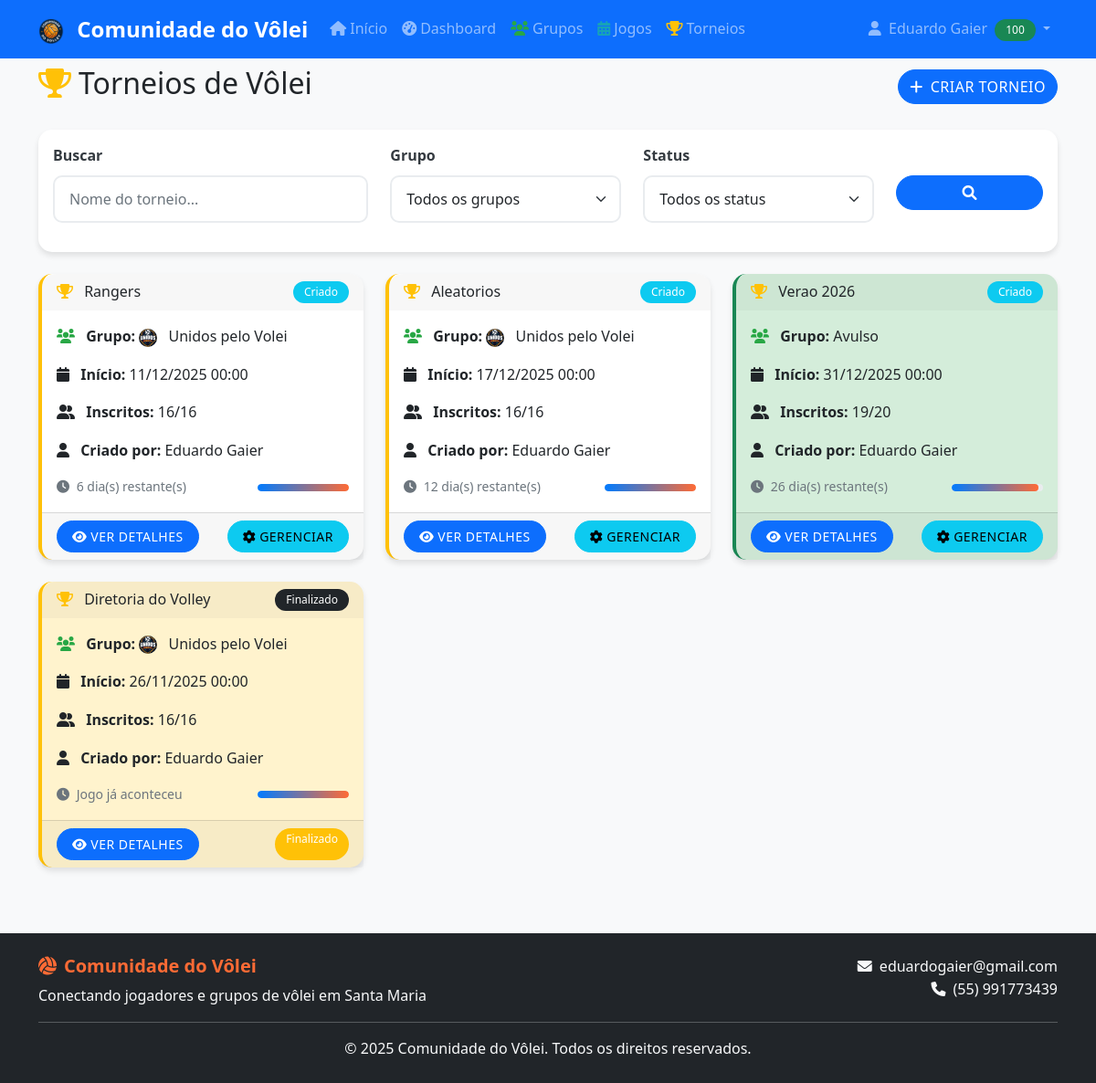
Before: /torneios/torneios.php (signed in) with the older database file.
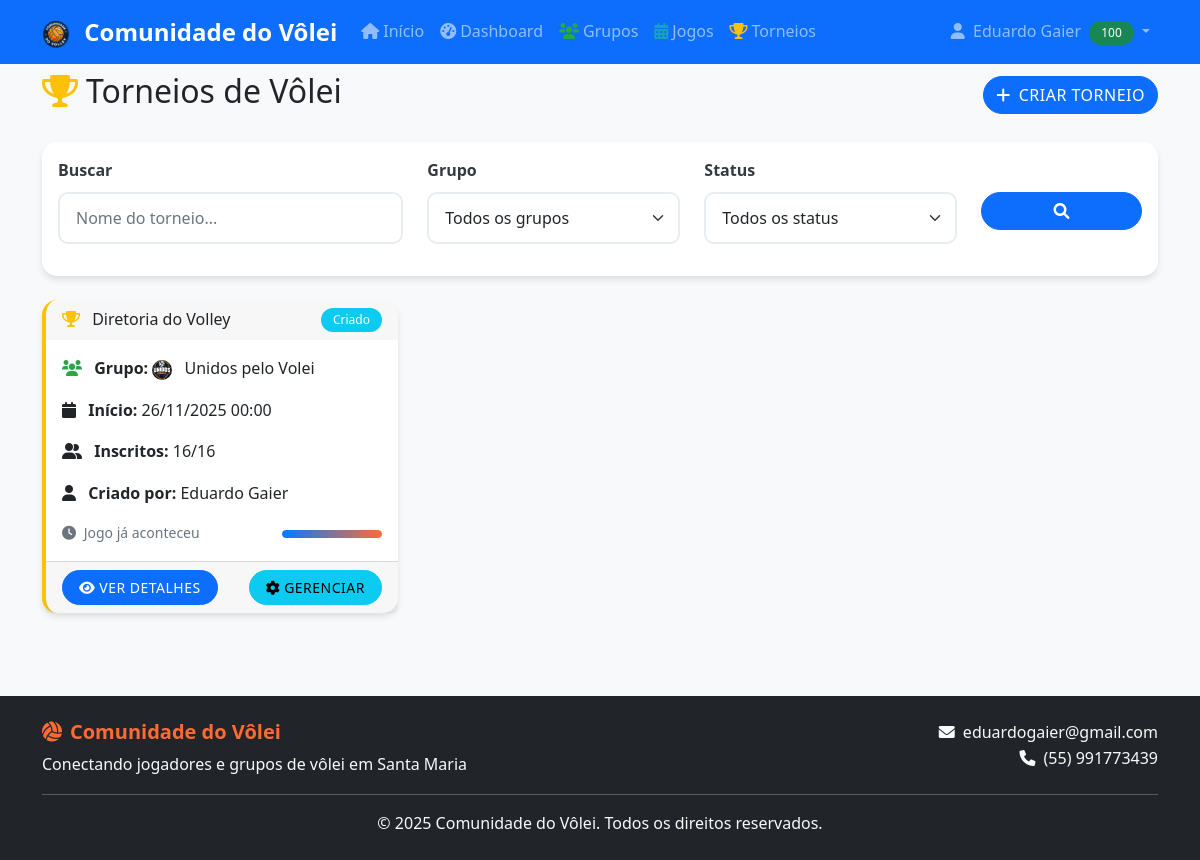
After: the same page with the newer database file.
### tables this page shows
CREATE TABLE `usuarios` (
  `id` int(11) NOT NULL,
  `nome` varchar(100) NOT NULL,
  `usuario` varchar(50) NOT NULL,
  `cpf` varchar(14) DEFAULT NULL,
  `telefone` varchar(15) DEFAULT NULL,
  `email` varchar(100) NOT NULL,
  `senha` varchar(255) NOT NULL,
  `nivel` enum('Iniciante','Intermediário','Avançado','Profissional') NOT NULL,
  `genero` enum('Masculino','Feminino') NOT NULL DEFAULT 'Masculino',
  `disponibilidade` text DEFAULT NULL,
  `data_aniversario` date DEFAULT NULL,
  `reputacao` int(11) DEFAULT 0,
  `foto_perfil` varchar(255) DEFAULT NULL,
  `data_cadastro` timestamp NOT NULL DEFAULT current_timestamp(),
  `ativo` tinyint(1) DEFAULT 1,
  `is_premium` tinyint(1) DEFAULT 0,
  `premium_ativado_em` timestamp NULL DEFAULT NULL,
  `premium_expira_em` timestamp NULL DEFAULT NULL,
  `ultimo_pagamento` timestamp NULL DEFAULT NULL,
  `is_admin` tinyint(1) DEFAULT 0
);

CREATE TABLE `torneios` (
  `id` int(11) NOT NULL,
  `nome` varchar(100) NOT NULL,
  `descricao` text DEFAULT NULL,
  `grupo_id` int(11) DEFAULT NULL,
  `tipo` enum('grupo','avulso') DEFAULT 'grupo',
  `data_inicio` datetime NOT NULL,
  `data_fim` datetime DEFAULT NULL,
  `max_participantes` int(11) DEFAULT 16,
  `quantidade_times` int(11) DEFAULT NULL,
  `integrantes_por_time` int(11) DEFAULT NULL,
  `modalidade` enum('todos_contra_todos','todos_chaves') DEFAULT NULL,
  `quantidade_grupos` int(11) DEFAULT NULL,
  `status` enum('Criado','Inscrições Abertas','Em Andamento','Finalizado','Cancelado') DEFAULT 'Criado',
  `criado_por` int(11) NOT NULL,
  `data_criacao` timestamp NOT NULL DEFAULT current_timestamp()
);

CREATE TABLE `grupos` (
  `id` int(11) NOT NULL,
  `nome` varchar(100) NOT NULL,
  `logo_id` int(11) DEFAULT NULL,
  `descricao` text DEFAULT NULL,
  `nivel` enum('Iniciante','Amador','Avançado','Profissional') DEFAULT NULL,
  `administrador_id` int(11) NOT NULL,
  `local_principal` varchar(200) DEFAULT NULL,
  `contato` text DEFAULT NULL,
  `ativo` tinyint(1) DEFAULT 1,
  `data_criacao` timestamp NOT NULL DEFAULT current_timestamp(),
  `modalidade` enum('Vôlei','Vôlei Quadra','Vôlei Areia','Beach Tênis') DEFAULT NULL
);

### includes/db_connect.php (called while the page is built, shortened)
<?php
function executeQuery($pdo, $sql, $params = []) {
    try {
        $stmt = $pdo->prepare($sql);
        $stmt->execute($params);
        return $stmt;
    } catch(PDOException $e) {
        error_log("Erro na query: " . $e->getMessage());
        return false;
    }
}
function getUserById($pdo, $id) {
    $sql = "SELECT * FROM usuarios WHERE id = ? AND ativo = 1";
    $stmt = executeQuery($pdo, $sql, [$id]);
    return $stmt ? $stmt->fetch() : false;
}
function isLoggedIn() {
    return isset($_SESSION['user_id']) && !empty($_SESSION['user_id']);
}
?>

### includes/functions.php (called while the page is built, shortened)
<?php
function formatarData($data, $formato = 'd/m/Y H:i') {
    return date($formato, strtotime($data));
}
function tempoRestante($data) {
    $agora = new DateTime();
    $data_jogo = new DateTime($data);
    $diferenca = $agora->diff($data_jogo);
    if ($agora > $data_jogo) {
        return 'Jogo já aconteceu';
    }
    if ($diferenca->days > 0) {
        return $diferenca->days . ' dia(s) restante(s)';
    } elseif ($diferenca->h > 0) {
        return $diferenca->h . ' hora(s) restante(s)';
    } else {
        return $diferenca->i . ' minuto(s) restante(s)';
    }
}
?>

### torneios/torneios.php (the view, shortened to what the rows shown need)
<?php
require_once '../includes/db_connect.php';
require_once '../includes/functions.php';
$sql = "SELECT t.*, g.nome as grupo_nome, g.logo_id as grupo_logo_id, u.nome as criado_por_nome,
               COUNT(tp.id) as total_inscritos
        FROM torneios t
        LEFT JOIN grupos g ON t.grupo_id = g.id
        LEFT JOIN usuarios u ON t.criado_por = u.id
        LEFT JOIN torneio_participantes tp ON t.id = tp.torneio_id
        WHERE t.status IN ('Criado', 'Inscrições Abertas', 'Em Andamento', 'Finalizado')
        GROUP BY t.id
        ORDER BY CASE
            WHEN t.status = 'Finalizado' THEN 1
            ELSE 0
        END, t.data_inicio ASC";
$stmt = executeQuery($pdo, $sql);
$torneios = $stmt ? $stmt->fetchAll() : [];
include '../includes/header.php';
?>
<div class="row">
    <div class="col-12">
        <div class="d-flex justify-content-between align-items-center mb-4">
            <h2>
                <i class="fas fa-trophy me-2"></i>Torneios de Vôlei
            </h2>
        </div>
    </div>
</div>
<div class="row">
    <div class="col-12">
        <?php if (empty($torneios)): ?>
            <div class="text-center py-5">
                <i class="fas fa-trophy fa-4x text-muted mb-3"></i>
                <h5 class="text-muted">Nenhum torneio encontrado</h5>
                <p class="text-muted">Seja o primeiro a criar um torneio!</p>
                <button class="btn btn-primary" data-bs-toggle="modal" data-bs-target="#criarTorneioModal">
                    <i class="fas fa-plus me-2"></i>Criar Primeiro Torneio
                </button>
            </div>
        <?php else: ?>
            <div class="row" id="torneios-container">
                <?php foreach ($torneios as $torneio):
                    $maxParticipantes = $torneio['max_participantes'] ?? $torneio['quantidade_participantes'] ?? 0;
                    $totalInscritos = (int)$torneio['total_inscritos'];
                    $temVagas = ($maxParticipantes > 0 && $totalInscritos < $maxParticipantes);
                    $estaFinalizado = ($torneio['status'] === 'Finalizado');
                    if ($estaFinalizado) {
                        $cardClass = 'border-warning';
                        $cardStyle = 'background-color: #fff3cd;';
                    } elseif ($temVagas) {
                        $cardClass = 'border-success';
                        $cardStyle = 'background-color: #d4edda;';
                    } else {
                        $cardClass = '';
                        $cardStyle = '';
                    }
                ?>
                    <div class="col-md-6 col-lg-4 mb-4">
                        <div class="card h-100 torneio-card <?php echo $cardClass; ?>" style="<?php echo $cardStyle; ?>">
                            <div class="card-header d-flex justify-content-between align-items-center">
                                <h6 class="mb-0">
                                    <i class="fas fa-trophy me-2"></i>
                                    <?php echo htmlspecialchars($torneio['nome']); ?>
                                </h6>
                                <span class="badge bg-<?php
                                    echo $torneio['status'] === 'Inscrições Abertas' ? 'success' :
                                        ($torneio['status'] === 'Em Andamento' ? 'warning' :
                                        ($torneio['status'] === 'Finalizado' ? 'dark' :
                                        ($torneio['status'] === 'Criado' ? 'info' : 'secondary')));
                                ?>">
                                    <?php echo htmlspecialchars($torneio['status']); ?>
                                </span>
                            </div>
                            <div class="card-body">
                                <p class="card-text">
                                    <i class="fas fa-users me-2"></i>
                                    <strong>Grupo:</strong>
                                    <?php if (!empty($torneio['grupo_logo_id']) && $torneio['grupo_nome']): ?>
                                        <img src="../assets/arquivos/logosgrupos/<?php echo (int)$torneio['grupo_logo_id']; ?>.png"
                                             alt="<?php echo htmlspecialchars($torneio['grupo_nome']); ?>"
                                             class="rounded-circle me-2"
                                             width="20"
                                             height="20"
                                             style="object-fit:cover;"
                                             onerror="this.style.display='none';">
                                    <?php endif; ?>
                                    <?php echo htmlspecialchars($torneio['grupo_nome'] ?: 'Avulso'); ?>
                                </p>
                                <?php if (!empty($torneio['data_inicio'])): ?>
                                <p class="card-text">
                                    <i class="fas fa-calendar me-2"></i>
                                    <strong>Início:</strong> <?php echo formatarData($torneio['data_inicio']); ?>
                                </p>
                                <?php endif; ?>
                                <p class="card-text">
                                    <i class="fas fa-user-friends me-2"></i>
                                    <strong>Inscritos:</strong> <?php
                                    $maxParticipantes = $torneio['max_participantes'] ?? $torneio['quantidade_participantes'] ?? 0;
                                    echo (int)$torneio['total_inscritos'];
                                    if ($maxParticipantes > 0) {
                                        echo '/' . (int)$maxParticipantes;
                                    }
                                    ?>
                                </p>
                                <p class="card-text">
                                    <i class="fas fa-user me-2"></i>
                                    <strong>Criado por:</strong> <?php echo htmlspecialchars($torneio['criado_por_nome']); ?>
                                </p>
                                <?php if (!empty($torneio['data_inicio'])): ?>
                                <div class="d-flex justify-content-between align-items-center">
                                    <small class="text-muted">
                                        <i class="fas fa-clock me-1"></i>
                                        <?php echo tempoRestante($torneio['data_inicio']); ?>
                                    </small>
                                    <?php
                                    $maxParticipantes = $torneio['max_participantes'] ?? $torneio['quantidade_participantes'] ?? 0;
                                    if ($maxParticipantes > 0):
                                    ?>
                                    <div class="progress" style="width: 100px; height: 8px;">
                                        <div class="progress-bar" role="progressbar"
                                             style="width: <?php echo min(100, ($torneio['total_inscritos'] / $maxParticipantes) * 100); ?>%">
                                        </div>
                                    </div>
                                    <?php endif; ?>
                                </div>
                                <?php endif; ?>
                            </div>
                            <div class="card-footer">
                                <div class="d-flex justify-content-between">
                                    <a href="torneio.php?id=<?php echo $torneio['id']; ?>" class="btn btn-primary btn-sm">
                                        <i class="fas fa-eye me-1"></i>Ver Detalhes
                                    </a>
                                    <?php if ($torneio['status'] === 'Inscrições Abertas'): ?>
                                        <button class="btn btn-success btn-sm"
                                                onclick="inscreverTorneio(<?php echo $torneio['id']; ?>)">
                                            <i class="fas fa-user-plus me-1"></i>Inscrever-se
                                        </button>
                                    <?php elseif ($torneio['status'] === 'Criado'): ?>
                                        <?php
                                        $sou_criador = ((int)$torneio['criado_por'] === (int)$_SESSION['user_id']);
                                        $sou_admin_grupo = false;
                                        if ($torneio['grupo_id']) {
                                            $sql_check = "SELECT administrador_id FROM grupos WHERE id = ?";
                                            $stmt_check = executeQuery($pdo, $sql_check, [$torneio['grupo_id']]);
                                            $grupo_check = $stmt_check ? $stmt_check->fetch() : false;
                                            $sou_admin_grupo = $grupo_check && ((int)$grupo_check['administrador_id'] === (int)$_SESSION['user_id']);
                                        }
                                        if ($sou_criador || $sou_admin_grupo || isAdmin($pdo, $_SESSION['user_id'])):
                                        ?>
                                            <a href="admin/gerenciar_torneio.php?id=<?php echo $torneio['id']; ?>" class="btn btn-info btn-sm">
                                                <i class="fas fa-cog me-1"></i>Gerenciar
                                            </a>
                                        <?php else: ?>
                                            <span class="badge bg-info"><?php echo htmlspecialchars($torneio['status']); ?></span>
                                        <?php endif; ?>
                                    <?php else: ?>
                                        <span class="badge bg-warning"><?php echo htmlspecialchars($torneio['status']); ?></span>
                                    <?php endif; ?>
                                </div>
                            </div>
                        </div>
                    </div>
                <?php endforeach; ?>
            </div>
        <?php endif; ?>
    </div>
</div>
<?php include '../includes/footer.php'; ?>

### includes/header.php (shortened to what the rows shown need)
<!DOCTYPE html>
<html lang="pt-BR">
<head>
    <link href="https://cdn.jsdelivr.net/npm/bootstrap@5.1.3/dist/css/bootstrap.min.css" rel="stylesheet">
    <link href="https://cdnjs.cloudflare.com/ajax/libs/font-awesome/6.0.0/css/all.min.css" rel="stylesheet">
    <?php
    $script_path = $_SERVER['SCRIPT_NAME'];
    $script_dir = dirname($script_path);
    $dir_clean = trim($script_dir, '/\\');
    $depth = 0;
    if (!empty($dir_clean)) {
        $separadores = substr_count($dir_clean, '/') + substr_count($dir_clean, '\\');
        $depth = $separadores + 1;
    }
    $css_path = $depth > 0 ? str_repeat('../', $depth) . 'assets/css/style.css' : 'assets/css/style.css';
    ?>
    <link href="<?php echo htmlspecialchars($css_path); ?>" rel="stylesheet">
</head>
<body>
    <nav class="navbar navbar-expand-lg navbar-dark bg-primary fixed-top">
        <div class="container">
            <div class="collapse navbar-collapse" id="navbarNav">
                <ul class="navbar-nav">
                    <?php if (isLoggedIn()): ?>
                        <?php
                        $usuario = getUserById($pdo, $_SESSION['user_id']);
                        ?>
                        <li class="nav-item dropdown">
                            <a class="nav-link dropdown-toggle" href="#" id="navbarDropdown" role="button" data-bs-toggle="dropdown">
                                <i class="fas fa-user me-1"></i>
                                <?php echo htmlspecialchars($usuario['nome']); ?>
                                <?php
                                    $repHeader = (int)($usuario['reputacao'] ?? 0);
                                    $repHeaderClass = 'bg-danger';
                                    $repHeaderStyle = '';
                                    if ($repHeader > 75) { $repHeaderClass = 'bg-success'; }
                                    elseif ($repHeader > 50) { $repHeaderClass = 'bg-warning text-dark'; }
                                    elseif ($repHeader > 25) { $repHeaderClass = 'text-dark'; $repHeaderStyle = 'background-color:#fd7e14;'; }
                                ?>
                                <span class="badge ms-1 <?php echo $repHeaderClass; ?>" style="<?php echo $repHeaderStyle; ?>"><?php echo $repHeader; ?></span>
                            </a>
                        </li>
                    <?php endif; ?>
                </ul>
            </div>
        </div>
    </nav>
    <main class="main-content">
        <div class="container mt-5 pt-4">

Changed rows visible on the page:
removed torneios: nome "Rangers", status "Criado", grupo.nome "Unidos pelo Volei", data_inicio "11/12/2025 00:00", total_inscritos "16", max_participantes "16", criado_por.nome "Eduardo Gaier", data_inicio "6 dia(s) restante(s)", min(100, ($torneio['total_inscritos'] / $maxParticipantes) * 100) 100 (drawn)
removed torneios: nome "Aleatorios", status "Criado", grupo.nome "Unidos pelo Volei", data_inicio "17/12/2025 00:00", total_inscritos "16", max_participantes "16", criado_por.nome "Eduardo Gaier", data_inicio "12 dia(s) restante(s)", min(100, ($torneio['total_inscritos'] / $maxParticipantes) * 100) 100 (drawn)
removed torneios: nome "Verao 2026", status "Criado", grupo_nome "Avulso", data_inicio "31/12/2025 00:00", total_inscritos "19", max_participantes "20", criado_por.nome "Eduardo Gaier", data_inicio "26 dia(s) restante(s)", min(100, ($torneio['total_inscritos'] / $maxParticipantes) * 100) 95 (drawn)
changed torneios "Diretoria do Volley": status "Finalizado" → "Criado"; status "Finalizado" → (not shown); now shows "GERENCIAR"
